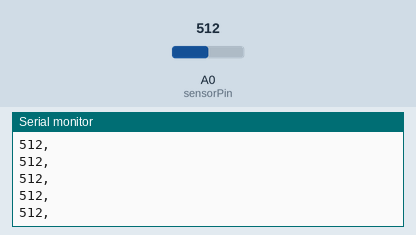
Recording of a sketch running on a simulated Arduino Uno, built with avr-gcc and run on an emulated ATmega328P. On the bench: the last lines printed to the serial monitor. The inputs (shaded band) are chosen by the test bench; at power-on: A0 (sensorPin) = 512.

Above: at 1.2 s.
1.3 s: A0 (sensorPin) set to 716
At 1.8 s:
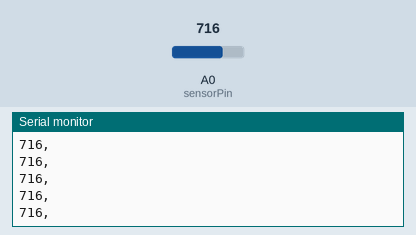
2.8 s: A0 (sensorPin) set to 900
At 3.8 s:
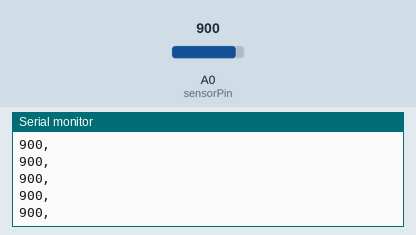
Timing chart, 0 to 5.8 s (numbered marks = the images above; inputs shaded):
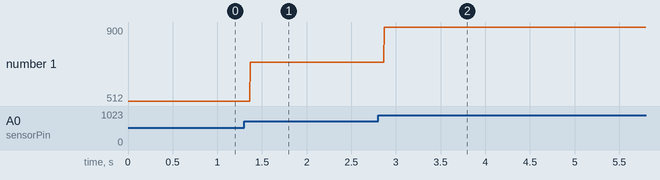

Measured:
- after the input at 1.3 s, the serial monitor: prints a new line after 0.07 s (image 1)
- after the input at 2.8 s, the serial monitor: prints a new line after 0.07 s (image 2)
- plotted number 1: 512 → 716 after the input at 1.3 s, 716 → 900 after the input at 2.8 s

The sketch:

sensor_read.ino
```cpp
#define sensorPin A0

void setup() {
  Serial.begin(9600);
}

void loop() {
  int sensorValue = analogRead(sensorPin);
  Serial.print(sensorValue);Serial.print(",\n");
}
```
